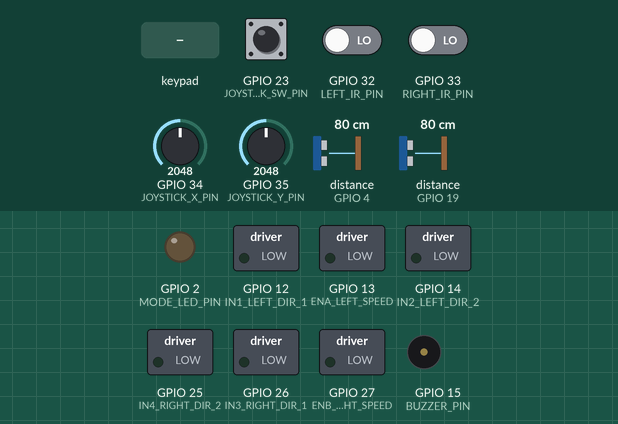
Recording of a sketch running on a simulated ESP32. On the bench: switched loads named in the sketch (green lamp = pin HIGH), output pins drawn as LEDs (lit = HIGH), buzzer (waves = sounding, pin HIGH). Dashed ring = blinking. The inputs (shaded band) are chosen by the test bench; at power-on: GPIO 23 (JOYSTICK_SW_PIN) HIGH, distance to the obstacle (sensors on GPIO 4, GPIO 19) 80 cm, GPIO 32 (LEFT_IR_PIN) LOW, GPIO 33 (RIGHT_IR_PIN) LOW, GPIO 34 (JOYSTICK_X_PIN) = 2048, GPIO 35 (JOYSTICK_Y_PIN) = 2048. The echo pulse lasts 58.3 µs per cm; pins used as bus, display or sensor lines are not drawn; what the sketch prints to the serial monitor is not drawn.

Above: at 1.2 s.
1.3 s: GPIO 23 (JOYSTICK_SW_PIN) pulled LOW for 0.15 s
At 2.2 s:
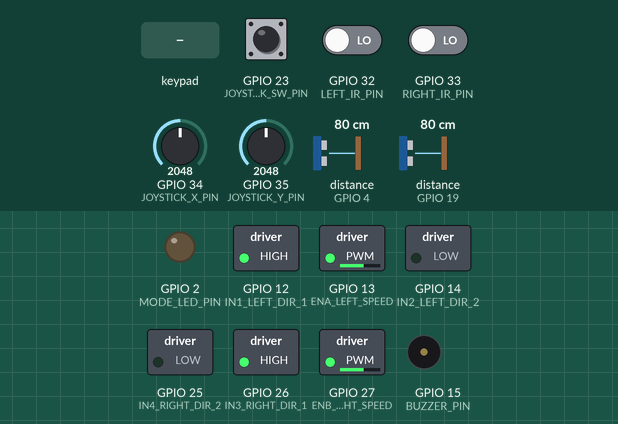
3.3 s: distance to the obstacle (sensor on GPIO 4) set to 23 cm
4.8 s: distance to the obstacle (sensor on GPIO 4) set to 18 cm
At 5.0 s:
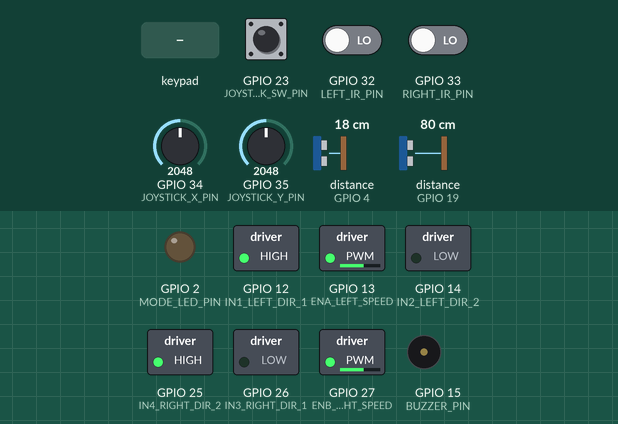
7.8 s: distance to the obstacle (sensor on GPIO 19) set to 23 cm
10.8 s: distance to the obstacle (sensor on GPIO 19) set to 18 cm
At 11.29 s:
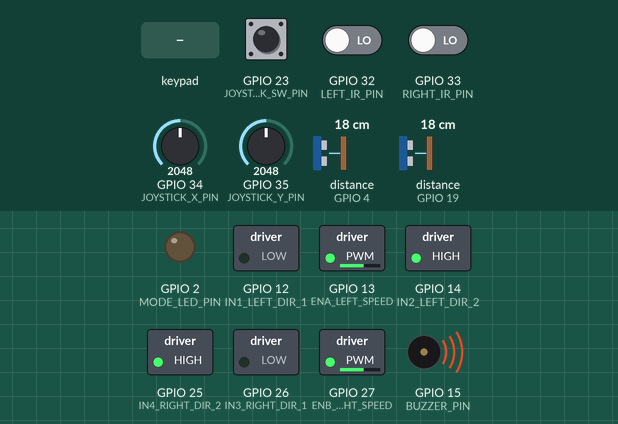
13.8 s: key '-' pressed
At 14.42 s:
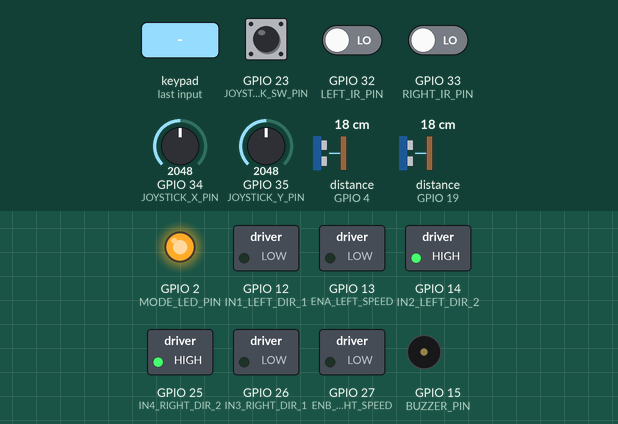
Timing chart, 0 to 16.8 s (numbered marks = the images above; inputs shaded):
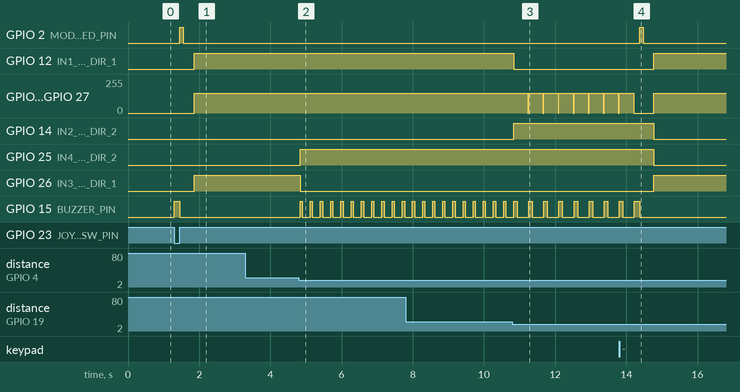

The sketch:

Motor_BlindAssist_LineFollower_merged.ino.ino
```cpp
#define CUSTOM_SETTINGS
#define INCLUDE_GAMEPAD_MODULE
#include <DabbleESP32.h>

// ------------------ Motor Driver Pins ------------------
#define ENA_LEFT_SPEED 13
#define IN1_LEFT_DIR_1 12
#define IN2_LEFT_DIR_2 14

#define ENB_RIGHT_SPEED 27
#define IN3_RIGHT_DIR_1 26
#define IN4_RIGHT_DIR_2 25

// ------------------ Joystick ------------------
#define JOYSTICK_X_PIN 34
#define JOYSTICK_Y_PIN 35
#define JOYSTICK_SW_PIN 23

// ------------------ Ultrasonic Sensors ------------------
#define ULTRASONIC_LEFT_TRIG 5
#define ULTRASONIC_LEFT_ECHO 4
#define ULTRASONIC_RIGHT_TRIG 18
#define ULTRASONIC_RIGHT_ECHO 19

// ------------------ Line Follower IR Sensors ------------------
#define LEFT_IR_PIN 32
#define RIGHT_IR_PIN 33

// ------------------ Indicators ------------------
#define MODE_LED_PIN 2
#define BUZZER_PIN 15

// ------------------ Constants ------------------
const int baseSpeed = 150;
int mode = 0; // 0 = Manual, 1 = Blind, 2 = Line Follower
bool lastSwitchState = HIGH;

// ------------------ Function Declarations ------------------
void drive(int leftSpeed, int rightSpeed);
void stopMotors();
long readDistance(int trigPin, int echoPin);
void blindGuidanceMode();
void lineFollowerMode();
void beep(int duration);

void setup() {
  Serial.begin(115200);
  Dabble.begin("ESP32_BOT");

  // Motor setup
  pinMode(IN1_LEFT_DIR_1, OUTPUT);
  pinMode(IN2_LEFT_DIR_2, OUTPUT);
  pinMode(IN3_RIGHT_DIR_1, OUTPUT);
  pinMode(IN4_RIGHT_DIR_2, OUTPUT);

  // Joystick + sensors
  pinMode(JOYSTICK_SW_PIN, INPUT_PULLUP);
  pinMode(ULTRASONIC_LEFT_TRIG, OUTPUT);
  pinMode(ULTRASONIC_LEFT_ECHO, INPUT);
  pinMode(ULTRASONIC_RIGHT_TRIG, OUTPUT);
  pinMode(ULTRASONIC_RIGHT_ECHO, INPUT);
  pinMode(LEFT_IR_PIN, INPUT);
  pinMode(RIGHT_IR_PIN, INPUT);

  // Indicators
  pinMode(MODE_LED_PIN, OUTPUT);
  pinMode(BUZZER_PIN, OUTPUT);
  digitalWrite(MODE_LED_PIN, LOW);
  digitalWrite(BUZZER_PIN, LOW);

  Serial.println("=== ESP32 Multi-Mode Bot Initialised ===");
  Serial.println("Mode: 🕹 Manual Control");
}

void loop() {
  Dabble.processInput();

  // ---------- Mode Toggle ----------
  bool swState = digitalRead(JOYSTICK_SW_PIN);
  if ((swState == LOW && lastSwitchState == HIGH) || GamePad.isSelectPressed()) {
    mode = (mode + 1) % 3;  // Cycle through 3 modes
    beep(150);
    digitalWrite(MODE_LED_PIN, HIGH);
    delay(100);
    digitalWrite(MODE_LED_PIN, LOW);

    switch (mode) {
      case 0: Serial.println("\n🕹 Mode: Manual Control"); break;
      case 1: Serial.println("\n🤖 Mode: Blind Guidance"); break;
      case 2: Serial.println("\n⚫ Mode: Line Follower"); break;
    }
    delay(300);
  }
  lastSwitchState = swState;

  // ---------- Mode Handling ----------
  if (mode == 0) {
    // Manual Control
    int joyX = analogRead(JOYSTICK_X_PIN);
    int joyY = analogRead(JOYSTICK_Y_PIN);
    int mappedX = map(joyX, 0, 4095, -255, 255);
    int mappedY = map(joyY, 0, 4095, -255, 255);
    bool dabbleActive = false;

    if (GamePad.isUpPressed()) { drive(baseSpeed, baseSpeed); dabbleActive = true; }
    else if (GamePad.isDownPressed()) { drive(-baseSpeed, -baseSpeed); dabbleActive = true; }
    else if (GamePad.isLeftPressed()) { drive(-baseSpeed/1.2, baseSpeed/1.2); dabbleActive = true; }
    else if (GamePad.isRightPressed()) { drive(baseSpeed/1.2, -baseSpeed/1.2); dabbleActive = true; }
    else if (GamePad.isStartPressed()) { stopMotors(); dabbleActive = true; }

    if (!dabbleActive) {
      int threshold = 100;
      if (abs(mappedY) > threshold || abs(mappedX) > threshold) {
        int leftSpeed = constrain(mappedY + mappedX, -255, 255);
        int rightSpeed = constrain(mappedY - mappedX, -255, 255);
        drive(leftSpeed, rightSpeed);
      } else {
        stopMotors();
      }
    }
  }

  else if (mode == 1) {
    blindGuidanceMode();
  }

  else if (mode == 2) {
    lineFollowerMode();
  }

  delay(20);
}

// ------------------ Motor Functions ------------------
void drive(int leftSpeed, int rightSpeed) {
  leftSpeed = constrain(leftSpeed, -255, 255);
  rightSpeed = constrain(rightSpeed, -255, 255);

  // Left motor
  digitalWrite(IN1_LEFT_DIR_1, leftSpeed >= 0);
  digitalWrite(IN2_LEFT_DIR_2, leftSpeed < 0);

  // Right motor
  digitalWrite(IN3_RIGHT_DIR_1, rightSpeed >= 0);
  digitalWrite(IN4_RIGHT_DIR_2, rightSpeed < 0);

  analogWrite(ENA_LEFT_SPEED, abs(leftSpeed));
  analogWrite(ENB_RIGHT_SPEED, abs(rightSpeed));
}

void stopMotors() {
  analogWrite(ENA_LEFT_SPEED, 0);
  analogWrite(ENB_RIGHT_SPEED, 0);
}

// ------------------ Ultrasonic ------------------
long readDistance(int trigPin, int echoPin) {
  digitalWrite(trigPin, LOW); delayMicroseconds(2);
  digitalWrite(trigPin, HIGH); delayMicroseconds(10);
  digitalWrite(trigPin, LOW);
  long duration = pulseIn(echoPin, HIGH, 30000);
  long distance = duration * 0.034 / 2;
  return distance > 0 ? distance : 999;
}

// ------------------ Blind Guidance Mode ------------------
void blindGuidanceMode() {
  long leftDist = readDistance(ULTRASONIC_LEFT_TRIG, ULTRASONIC_LEFT_ECHO);
  long rightDist = readDistance(ULTRASONIC_RIGHT_TRIG, ULTRASONIC_RIGHT_ECHO);
  long threshold = 20;

  if (leftDist < threshold && rightDist < threshold) {
    Serial.println("⚠️ Object Ahead — Reversing");
    drive(-baseSpeed, -baseSpeed);
    beep(100);
    delay(300);
    stopMotors();
  }
  else if (leftDist < threshold) {
    Serial.println("↪ Object Left — Turning Right");
    drive(baseSpeed, -baseSpeed);
    beep(60);
    delay(200);
  }
  else if (rightDist < threshold) {
    Serial.println("↩ Object Right — Turning Left");
    drive(-baseSpeed, baseSpeed);
    beep(60);
    delay(200);
  }
  else {
    drive(baseSpeed, baseSpeed);
    digitalWrite(BUZZER_PIN, LOW);
  }
}

// ------------------ Line Follower Mode ------------------
void lineFollowerMode() {
  int leftIR = digitalRead(LEFT_IR_PIN);
  int rightIR = digitalRead(RIGHT_IR_PIN);

  // Assuming: 0 = Black Line, 1 = White Surface
  if (leftIR == 0 && rightIR == 0) {
    Serial.println("⬆ On Track — Forward");
    drive(baseSpeed, baseSpeed);
  }
  else if (leftIR == 0 && rightIR == 1) {
    Serial.println("↩ Adjust Left");
    drive(baseSpeed / 2, baseSpeed);
  }
  else if (leftIR == 1 && rightIR == 0) {
    Serial.println("↪ Adjust Right");
    drive(baseSpeed, baseSpeed / 2);
  }
  else {
    Serial.println("❌ Lost Line — Stop");
    stopMotors();
  }
}

// ------------------ Buzzer ------------------
void beep(int duration) {
  digitalWrite(BUZZER_PIN, HIGH);
  delay(duration);
  digitalWrite(BUZZER_PIN, LOW);
}
```

Measured:
- the behaviour switches between 21 and 20 cm on distance to the obstacle (sensor on GPIO 4) (found by bisection; images 1 and 2)
- the behaviour switches between 21 and 20 cm on distance to the obstacle (sensor on GPIO 19) (found by bisection; images 2 and 3)
- after the input at 1.3 s, GPIO 2 (MODE_LED_PIN): LOW → HIGH after 0.15 s, → LOW 0.10 s later; GPIO 12 (IN1_LEFT_DIR_1), GPIO 26 (IN3_RIGHT_DIR_1): LOW → HIGH after 0.56 s; GPIO 13 (ENA_LEFT_SPEED), GPIO 27 (ENB_RIGHT_SPEED): 0/255 → 150/255 after 0.56 s; GPIO 15 (BUZZER_PIN): LOW → HIGH at once, → LOW 0.15 s later
- after the input at 3.3 s, every drawn part: stays the same
- after the input at 4.8 s, GPIO 25 (IN4_RIGHT_DIR_2): LOW → HIGH at once; GPIO 26 (IN3_RIGHT_DIR_1): HIGH → LOW at once; GPIO 15 (BUZZER_PIN): alternates HIGH for 0.06 s and LOW for 0.23 s, starting at once
- after the input at 10.8 s, GPIO 12 (IN1_LEFT_DIR_1): HIGH → LOW at once; GPIO 13 (ENA_LEFT_SPEED), GPIO 27 (ENB_RIGHT_SPEED): alternates 150/255 for 0.40 s and 0/255 for 0.02 s, starting after 0.43 s; GPIO 14 (IN2_LEFT_DIR_2): LOW → HIGH at once; GPIO 15 (BUZZER_PIN): alternates HIGH for 0.10 s and LOW for 0.32 s, starting after 0.13 s
- after the input at 13.8 s, GPIO 2 (MODE_LED_PIN): LOW → HIGH after 0.57 s, → LOW 0.10 s later; GPIO 12 (IN1_LEFT_DIR_1), GPIO 26 (IN3_RIGHT_DIR_1): LOW → HIGH after 0.97 s; GPIO 14 (IN2_LEFT_DIR_2), GPIO 25 (IN4_RIGHT_DIR_2): HIGH → LOW after 0.97 s
